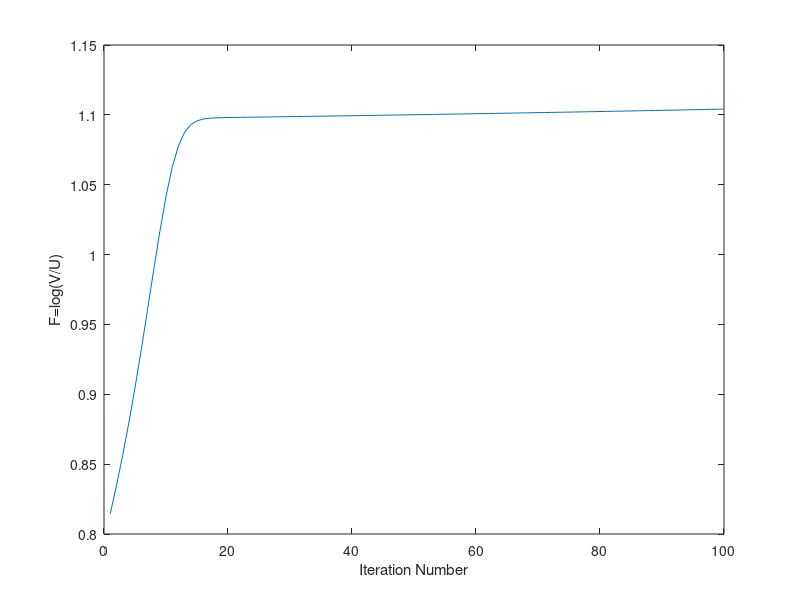
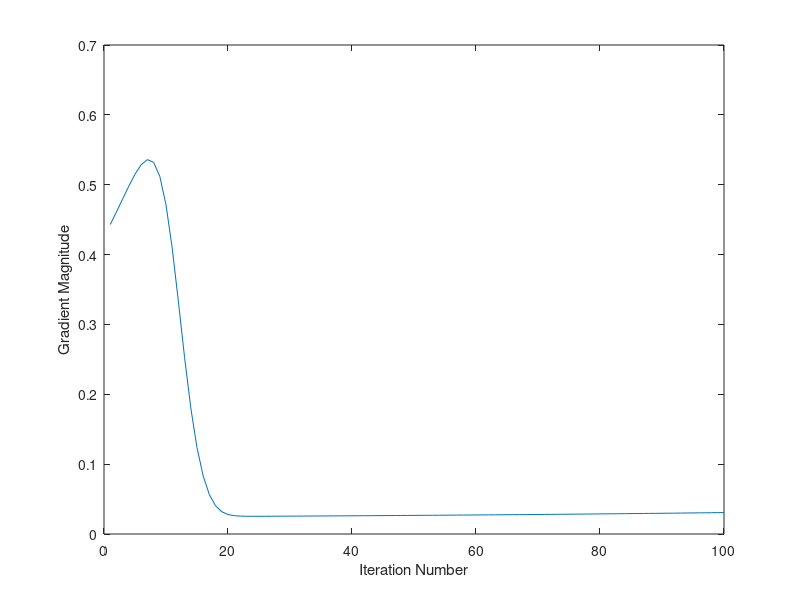

Source code (MATLAB) for these figures, in order:
clc
clear all
close all

num_sources = 3;
num_mixtures = num_sources;
num_samples = 5000;

max_mask_len= 500;
n = 8;

h=2; t = n*h; lambda = 2^(-1/h);temp = [0:t-1]'; lambdas = ones(t,1)*lambda;
mask = lambda.^temp;
mask1 = mask/sum(abs(mask));
h=4; t = n*h; lambda = 2^(-1/h);temp = [0:t-1]'; lambdas = ones(t,1)*lambda;
mask = lambda.^temp;
mask2 = mask/sum(abs(mask));
h=8; t = n*h; lambda = 2^(-1/h);temp = [0:t-1]'; lambdas = ones(t,1)*lambda;
mask = lambda.^temp;
mask3 = mask/sum(abs(mask));

sources = randn(num_samples,num_sources);
sources(:,1)=filter(mask1,1,sources(:,1));
sources(:,2)=filter(mask2,1,sources(:,2));
sources(:,3)=filter(mask3,1,sources(:,3));

sources=sources';

A = randn(num_sources,num_sources)';
mixtures = A*sources;

shf = 1;
lhf = 900000;

h=shf; t = n*h; lambda = 2^(-1/h); temp = [0:t-1]';
lambdas = ones(t,1)*lambda; mask = lambda.^temp;
mask(1) = 0; mask = mask/sum(abs(mask)); mask(1) = -1;
s_mask=mask; s_mask_len = length(s_mask);

h=lhf;t = n*h; t = min(t,max_mask_len); t=max(t,1);
lambda = 2^(-1/h); temp = [0:t-1]';
lambdas = ones(t,1)*lambda; mask = lambda.^temp;
mask(1) = 0; mask = mask/sum(abs(mask)); mask(1) = -1;
l_mask=mask; l_mask_len = length(l_mask);


S=filter(s_mask,1,mixtures')';
L=filter(l_mask,1,mixtures')';

U=cov(S',1);
V=cov(L',1);

cl=V;
cs=U;

w=randn(1,num_sources);
w=w/norm(w);
w0=w;

y0=w0*mixtures;
rs0=corrcoef([y0; sources]');
abs(rs0(1,2:4))

eta=1e-1;
maxiter=100;

gs=zeros(maxiter,1); % gradient magnitude |g|
Fs=zeros(maxiter,1); % function value F

for i=1:maxiter
	% Get value of function F
	Vi = w*cl*w';
	Ui = w*cs*w';
	F = log(Vi/Ui);
	% Get gradient
	g = 2*w*cl./Vi - 2*w*cs./Ui;
	% Update w
	w = w + eta*g;
	% Record results ...
	Fs(i)=F;
	gs(i)=norm(g);
end

figure(1); plot(Fs); xlabel('Iteration Number'); ylabel('F=log(V/U)');
figure(2); plot(gs); xlabel('Iteration Number'); ylabel('Gradient Magnitude');

y1=w*mixtures;
rs=corrcoef([y1; sources]');
abs(rs(1,2:4))

[Wtemp d]=eig(V,U);
W=Wtemp'; W=real(W);
ys = W*mixtures;
a=[sources; ys]'; c=corrcoef(a);
rs=c(1:num_sources,num_sources+1:num_sources*2);
abs(rs)
